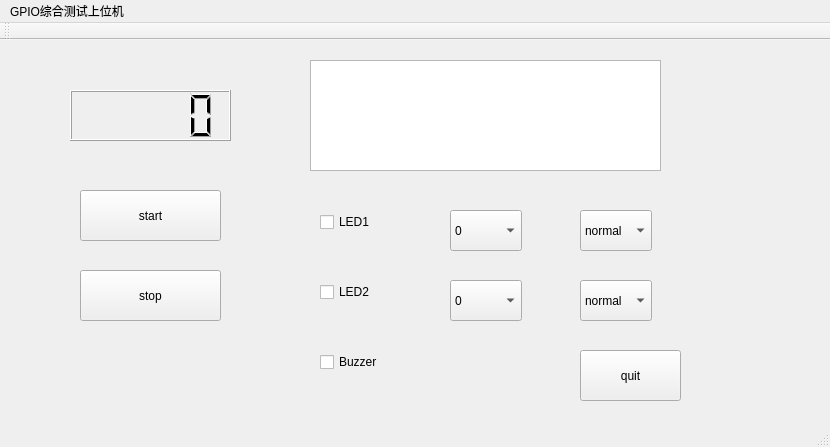
<?xml version="1.0" encoding="UTF-8"?>
<ui version="4.0">
 <class>MainWindow</class>
 <widget class="QMainWindow" name="MainWindow">
  <property name="geometry">
   <rect>
    <x>0</x>
    <y>0</y>
    <width>830</width>
    <height>447</height>
   </rect>
  </property>
  <property name="windowTitle">
   <string>MainWindow</string>
  </property>
  <widget class="QWidget" name="centralWidget">
   <widget class="QCheckBox" name="led1_cbox">
    <property name="geometry">
     <rect>
      <x>320</x>
      <y>170</y>
      <width>81</width>
      <height>24</height>
     </rect>
    </property>
    <property name="text">
     <string>LED1</string>
    </property>
   </widget>
   <widget class="QCheckBox" name="led2_cbox">
    <property name="geometry">
     <rect>
      <x>320</x>
      <y>240</y>
      <width>81</width>
      <height>24</height>
     </rect>
    </property>
    <property name="text">
     <string>LED2</string>
    </property>
   </widget>
   <widget class="QComboBox" name="led1_cboBox">
    <property name="geometry">
     <rect>
      <x>450</x>
      <y>170</y>
      <width>72</width>
      <height>41</height>
     </rect>
    </property>
    <item>
     <property name="text">
      <string>0</string>
     </property>
    </item>
    <item>
     <property name="text">
      <string>1</string>
     </property>
    </item>
    <item>
     <property name="text">
      <string>2</string>
     </property>
    </item>
    <item>
     <property name="text">
      <string>3</string>
     </property>
    </item>
    <item>
     <property name="text">
      <string>4</string>
     </property>
    </item>
    <item>
     <property name="text">
      <string>5</string>
     </property>
    </item>
    <item>
     <property name="text">
      <string>10</string>
     </property>
    </item>
    <item>
     <property name="text">
      <string>15</string>
     </property>
    </item>
    <item>
     <property name="text">
      <string>20</string>
     </property>
    </item>
    <item>
     <property name="text">
      <string>25</string>
     </property>
    </item>
    <item>
     <property name="text">
      <string>30</string>
     </property>
    </item>
    <item>
     <property name="text">
      <string>35</string>
     </property>
    </item>
    <item>
     <property name="text">
      <string>40</string>
     </property>
    </item>
    <item>
     <property name="text">
      <string>45</string>
     </property>
    </item>
    <item>
     <property name="text">
      <string>50</string>
     </property>
    </item>
    <item>
     <property name="text">
      <string>55</string>
     </property>
    </item>
   </widget>
   <widget class="QPushButton" name="quit_btn">
    <property name="geometry">
     <rect>
      <x>580</x>
      <y>310</y>
      <width>101</width>
      <height>51</height>
     </rect>
    </property>
    <property name="text">
     <string>quit</string>
    </property>
   </widget>
   <widget class="QComboBox" name="led2_cboBox">
    <property name="geometry">
     <rect>
      <x>450</x>
      <y>240</y>
      <width>72</width>
      <height>41</height>
     </rect>
    </property>
    <item>
     <property name="text">
      <string>0</string>
     </property>
    </item>
    <item>
     <property name="text">
      <string>1</string>
     </property>
    </item>
    <item>
     <property name="text">
      <string>2</string>
     </property>
    </item>
    <item>
     <property name="text">
      <string>3</string>
     </property>
    </item>
    <item>
     <property name="text">
      <string>4</string>
     </property>
    </item>
    <item>
     <property name="text">
      <string>5</string>
     </property>
    </item>
    <item>
     <property name="text">
      <string>10</string>
     </property>
    </item>
    <item>
     <property name="text">
      <string>15</string>
     </property>
    </item>
    <item>
     <property name="text">
      <string>20</string>
     </property>
    </item>
    <item>
     <property name="text">
      <string>25</string>
     </property>
    </item>
    <item>
     <property name="text">
      <string>30</string>
     </property>
    </item>
    <item>
     <property name="text">
      <string>35</string>
     </property>
    </item>
    <item>
     <property name="text">
      <string>40</string>
     </property>
    </item>
    <item>
     <property name="text">
      <string>45</string>
     </property>
    </item>
    <item>
     <property name="text">
      <string>50</string>
     </property>
    </item>
    <item>
     <property name="text">
      <string>55</string>
     </property>
    </item>
   </widget>
   <widget class="QTextBrowser" name="textBrowser">
    <property name="geometry">
     <rect>
      <x>310</x>
      <y>20</y>
      <width>351</width>
      <height>111</height>
     </rect>
    </property>
   </widget>
   <widget class="QComboBox" name="getParam1">
    <property name="geometry">
     <rect>
      <x>580</x>
      <y>170</y>
      <width>72</width>
      <height>41</height>
     </rect>
    </property>
    <item>
     <property name="text">
      <string>normal</string>
     </property>
    </item>
    <item>
     <property name="text">
      <string>getSta</string>
     </property>
    </item>
    <item>
     <property name="text">
      <string>getFrq</string>
     </property>
    </item>
   </widget>
   <widget class="QComboBox" name="getParam2">
    <property name="geometry">
     <rect>
      <x>580</x>
      <y>240</y>
      <width>72</width>
      <height>41</height>
     </rect>
    </property>
    <item>
     <property name="text">
      <string>normal</string>
     </property>
    </item>
    <item>
     <property name="text">
      <string>getSta</string>
     </property>
    </item>
    <item>
     <property name="text">
      <string>getFrq</string>
     </property>
    </item>
   </widget>
   <widget class="QCheckBox" name="bell_cBox">
    <property name="geometry">
     <rect>
      <x>320</x>
      <y>310</y>
      <width>81</width>
      <height>24</height>
     </rect>
    </property>
    <property name="text">
     <string>Buzzer</string>
    </property>
   </widget>
   <widget class="QLCDNumber" name="lcdNumber">
    <property name="geometry">
     <rect>
      <x>70</x>
      <y>50</y>
      <width>161</width>
      <height>51</height>
     </rect>
    </property>
   </widget>
   <widget class="QPushButton" name="start_btn">
    <property name="geometry">
     <rect>
      <x>80</x>
      <y>150</y>
      <width>141</width>
      <height>51</height>
     </rect>
    </property>
    <property name="text">
     <string>start</string>
    </property>
   </widget>
   <widget class="QPushButton" name="stop_btn">
    <property name="geometry">
     <rect>
      <x>80</x>
      <y>230</y>
      <width>141</width>
      <height>51</height>
     </rect>
    </property>
    <property name="text">
     <string>stop</string>
    </property>
   </widget>
  </widget>
  <widget class="QMenuBar" name="menuBar">
   <property name="geometry">
    <rect>
     <x>0</x>
     <y>0</y>
     <width>830</width>
     <height>23</height>
    </rect>
   </property>
   <widget class="QMenu" name="menuGPIO">
    <property name="title">
     <string>GPIO综合测试上位机</string>
    </property>
   </widget>
   <addaction name="menuGPIO"/>
  </widget>
  <widget class="QToolBar" name="mainToolBar">
   <attribute name="toolBarArea">
    <enum>TopToolBarArea</enum>
   </attribute>
   <attribute name="toolBarBreak">
    <bool>false</bool>
   </attribute>
  </widget>
  <widget class="QStatusBar" name="statusBar"/>
 </widget>
 <layoutdefault spacing="6" margin="11"/>
 <resources/>
 <connections/>
</ui>
